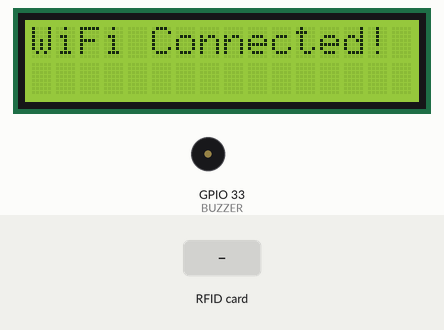
A sketch run on a simulated ESP32. On the bench: 16×2 character LCD, buzzer (waves = sounding, pin HIGH). Inputs (shaded band) come from the test bench. WiFi joins after 1.5 s; servers stay silent unless stated; uploads are accepted with an empty reply; the local clock reads 2024-03-15 10:24:30 at power-on unless the sketch sets it; what the sketch prints to the serial monitor is not drawn.

Above: at 3.7 s.
At 10.9 s:
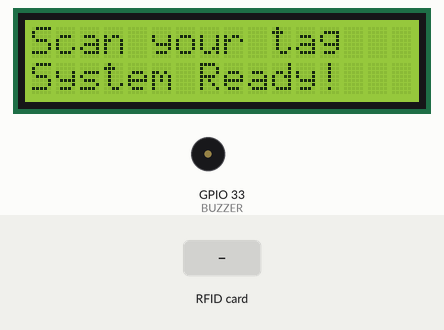
11.0 s: RFID card 12 34 56 78 held to the reader
At 13.4 s:
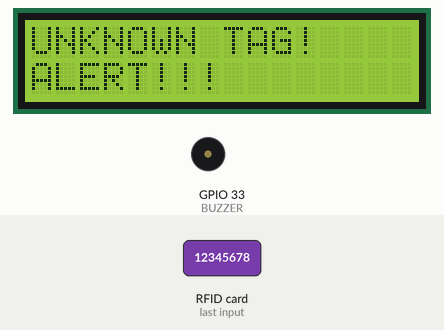
13.6 s: RFID card BF 71 70 1F held to the reader
At 16.8 s:
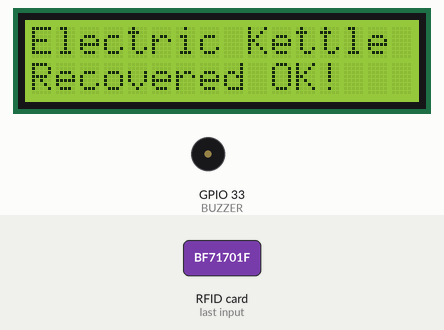
Timing chart, 0 to 18.3 s (numbered marks = the images above; inputs shaded):
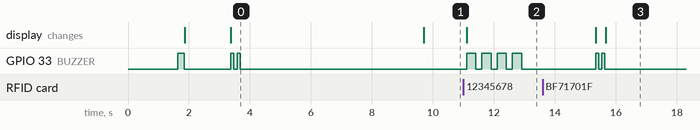

Measured:
- after the input at 11.0 s, GPIO 33 (BUZZER): alternates HIGH for 0.30 s and LOW for 0.20 s, 8 changes in all, then stays LOW, starting after 0.11 s; the display: changes after 0.11 s (image 2)
- after the input at 13.6 s, GPIO 33 (BUZZER): alternates HIGH for 0.10 s and LOW for 0.10 s, 4 changes in all, then stays LOW, starting after 1.7 s; the display: first differs from a run without the input after 2.1 s (image 3)
- what the display in image 0 shows lasts 6.3 s, from 3.4 s to 9.7 s

The sketch:

RFID.ino.ino
```cpp
#include <WiFi.h>
#include <HTTPClient.h>
#include <SPI.h>
#include <MFRC522.h>
#include <time.h>
#include <Wire.h>
#include <LiquidCrystal_I2C.h>

// WiFi
const char* ssid     = "aakash";
const char* password = "12345678";

// Google Script URL
const char* scriptURL = "https://script.google.com/macros/s/AKfycbxddxiQTB_1B7YWmOdIH8d6O3-ChoUDU5Aru8njhtvlsLmghvMDs_nz_dCqYZ4ZpsD-Vg/exec";

// RC522
#define SS_PIN  15
#define RST_PIN 4
MFRC522 rfid(SS_PIN, RST_PIN);

// Buzzer
#define BUZZER 33

// LCD - try 0x27 first, if blank change to 0x3F
LiquidCrystal_I2C lcd(0x27, 16, 2);

// IST offset
const long utcOffset = 19800;

// Assets
struct Asset {
  String uid;
  String name;
  String id;
  String room;
  bool   isPresent;
};

Asset assets[] = {
  {"BF 71 70 1F", "Electric Kettle", "P001", "Room 204", false},
  {"F4 9B 7A 00", "TV Remote",       "P002", "Room 204", false}
};
const int ASSET_COUNT = 2;

String getDate() {
  struct tm t;
  if (!getLocalTime(&t)) return "--/--/----";
  char buf[12];
  strftime(buf, sizeof(buf), "%d/%m/%Y", &t);
  return String(buf);
}

String getTimeNow() {
  struct tm t;
  if (!getLocalTime(&t)) return "--:--:--";
  char buf[10];
  strftime(buf, sizeof(buf), "%H:%M:%S", &t);
  return String(buf);
}

String getUID() {
  String uid = "";
  for (byte i = 0; i < rfid.uid.size; i++) {
    if (rfid.uid.uidByte[i] < 0x10) uid += "0";
    uid += String(rfid.uid.uidByte[i], HEX);
    if (i < rfid.uid.size - 1) uid += " ";
  }
  uid.toUpperCase();
  return uid;
}

int findAsset(String uid) {
  for (int i = 0; i < ASSET_COUNT; i++)
    if (assets[i].uid == uid) return i;
  return -1;
}

void sendToSheets(String name, String id, String room,
                  String date, String t, String status) {
  if (WiFi.status() != WL_CONNECTED) {
    Serial.println("WiFi disconnected!");
    lcd.clear();
    lcd.setCursor(0, 0);
    lcd.print("WiFi Error!");
    return;
  }
  HTTPClient http;
  http.begin(scriptURL);
  http.addHeader("Content-Type", "application/json");
  http.setFollowRedirects(HTTPC_STRICT_FOLLOW_REDIRECTS);

  String payload = "{";
  payload += "\"date\":\""         + date   + "\",";
  payload += "\"time\":\""         + t      + "\",";
  payload += "\"product_id\":\""   + id     + "\",";
  payload += "\"product_name\":\"" + name   + "\",";
  payload += "\"room_no\":\""      + room   + "\",";
  payload += "\"status\":\""       + status + "\"";
  payload += "}";

  int code = http.POST(payload);
  Serial.println("Sheet response: " + String(code));
  http.end();
}

void alarm() {
  for (int i = 0; i < 4; i++) {
    digitalWrite(BUZZER, HIGH); delay(300);
    digitalWrite(BUZZER, LOW);  delay(200);
  }
}

void successBeep() {
  digitalWrite(BUZZER, HIGH); delay(100);
  digitalWrite(BUZZER, LOW);  delay(100);
  digitalWrite(BUZZER, HIGH); delay(100);
  digitalWrite(BUZZER, LOW);
}

void setup() {
  Serial.begin(115200);
  pinMode(BUZZER, OUTPUT);

  // LCD init
  Wire.begin(21, 22);
  lcd.init();
  lcd.backlight();
  lcd.setCursor(0, 0);
  lcd.print("RFID Hotel Sys");
  lcd.setCursor(0, 1);
  lcd.print("Starting...");
  delay(1500);

  // RC522 init
  SPI.begin(18, 19, 23, 15);
  rfid.PCD_Init();

  // Startup beep
  digitalWrite(BUZZER, HIGH);
  delay(200);
  digitalWrite(BUZZER, LOW);

  // Connect WiFi
  lcd.clear();
  lcd.setCursor(0, 0);
  lcd.print("Connecting WiFi");
  Serial.print("Connecting WiFi");
  WiFi.begin(ssid, password);
  int tries = 0;
  while (WiFi.status() != WL_CONNECTED && tries < 30) {
    delay(500);
    Serial.print(".");
    tries++;
  }

  if (WiFi.status() == WL_CONNECTED) {
    Serial.println("\nWiFi Connected!");
    lcd.clear();
    lcd.setCursor(0, 0);
    lcd.print("WiFi Connected!");
    successBeep();
    delay(1000);
  } else {
    Serial.println("\nWiFi Failed!");
    lcd.clear();
    lcd.setCursor(0, 0);
    lcd.print("WiFi Failed!");
    alarm();
    delay(1000);
  }

  // Time sync
  configTime(utcOffset, 0, "pool.ntp.org");
  delay(5000);
  Serial.println("Time: " + getDate() + " " + getTimeNow());

  // Ready
  lcd.clear();
  lcd.setCursor(0, 0);
  lcd.print("Scan your tag");
  lcd.setCursor(0, 1);
  lcd.print("System Ready!");
  Serial.println("System Ready!");
}

void loop() {
  if (!rfid.PICC_IsNewCardPresent() ||
      !rfid.PICC_ReadCardSerial()) {
    delay(100);
    return;
  }

  String uid = getUID();
  Serial.println("Scanned: " + uid);

  int idx = findAsset(uid);

  if (idx == -1) {
    Serial.println("UNKNOWN TAG!");
    lcd.clear();
    lcd.setCursor(0, 0);
    lcd.print("UNKNOWN TAG!");
    lcd.setCursor(0, 1);
    lcd.print("ALERT!!!");
    alarm();
    sendToSheets("UNKNOWN", "N/A", "N/A",
      getDate(), getTimeNow(), "ALERT-Unknown");
    delay(2000);
    lcd.clear();
    lcd.setCursor(0, 0);
    lcd.print("Scan your tag");
    lcd.setCursor(0, 1);
    lcd.print("System Ready!");
    rfid.PICC_HaltA();
    rfid.PCD_StopCrypto1();
    return;
  }

  String name   = assets[idx].name;
  String id     = assets[idx].id;
  String room   = assets[idx].room;
  String date   = getDate();
  String t      = getTimeNow();
  String status;

  if (!assets[idx].isPresent) {
    assets[idx].isPresent = true;
    status = "Recovered";
    successBeep();
    Serial.println("RECOVERED: " + name);
    lcd.clear();
    lcd.setCursor(0, 0);
    lcd.print(name.substring(0, 16));
    lcd.setCursor(0, 1);
    lcd.print("Recovered OK!");
  } else {
    assets[idx].isPresent = false;
    status = "Missing";
    alarm();
    Serial.println("MISSING: " + name);
    lcd.clear();
    lcd.setCursor(0, 0);
    lcd.print(name.substring(0, 16));
    lcd.setCursor(0, 1);
    lcd.print("MISSING! ALERT!");
  }

  Serial.println(name + " | " + id + " | " +
    room + " | " + date + " | " + t + " | " + status);

  sendToSheets(name, id, room, date, t, status);

  delay(3000);

  lcd.clear();
  lcd.setCursor(0, 0);
  lcd.print("Scan your tag");
  lcd.setCursor(0, 1);
  lcd.print("System Ready!");

  rfid.PICC_HaltA();
  rfid.PCD_StopCrypto1();
  delay(1000);
}
```
